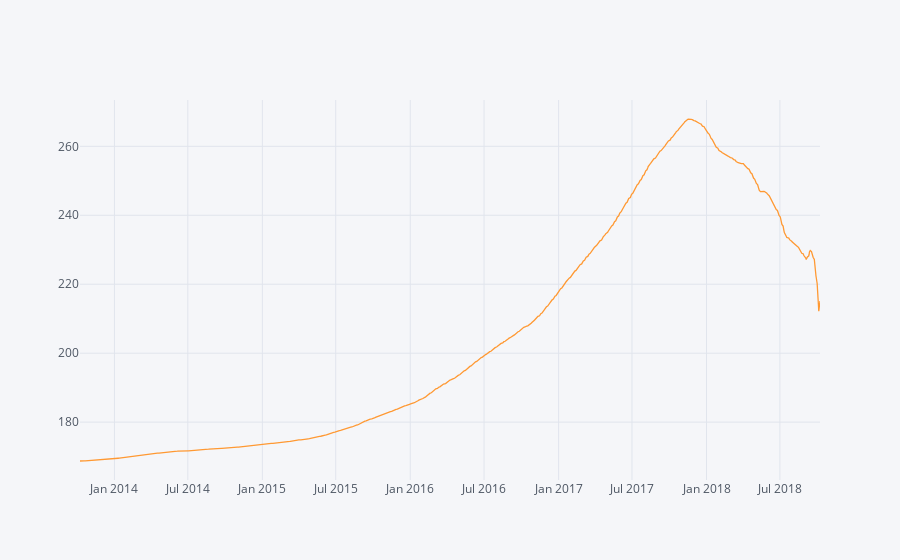

Notebook cell for this chart:
### Code cell
df['Close'].expanding(min_periods=1).mean().iplot()

### Figure 1 — Plotly figure (JSON) as saved in the notebook; plotly's stock layout.template omitted (floating-point values rounded to 4 significant figures; data arrays with more than 128 entries replaced by an {"elided": "..."} marker saying what was removed)
{"data": [{"line": {"color": "rgba(255, 153, 51, 1.0)", "dash": "solid", "shape": "linear", "width": 1.3}, "mode": "lines", "name": "Close", "text": "", "type": "scatter", "x": {"elided": "1235 str values"}, "y": {"elided": "1235 float values"}}], "layout": {"legend": {"bgcolor": "#F5F6F9", "font": {"color": "#4D5663"}}, "paper_bgcolor": "#F5F6F9", "plot_bgcolor": "#F5F6F9", "title": {"font": {"color": "#4D5663"}}, "xaxis": {"gridcolor": "#E1E5ED", "showgrid": true, "tickfont": {"color": "#4D5663"}, "title": {"font": {"color": "#4D5663"}, "text": ""}, "zerolinecolor": "#E1E5ED"}, "yaxis": {"gridcolor": "#E1E5ED", "showgrid": true, "tickfont": {"color": "#4D5663"}, "title": {"font": {"color": "#4D5663"}, "text": ""}, "zerolinecolor": "#E1E5ED"}}}
